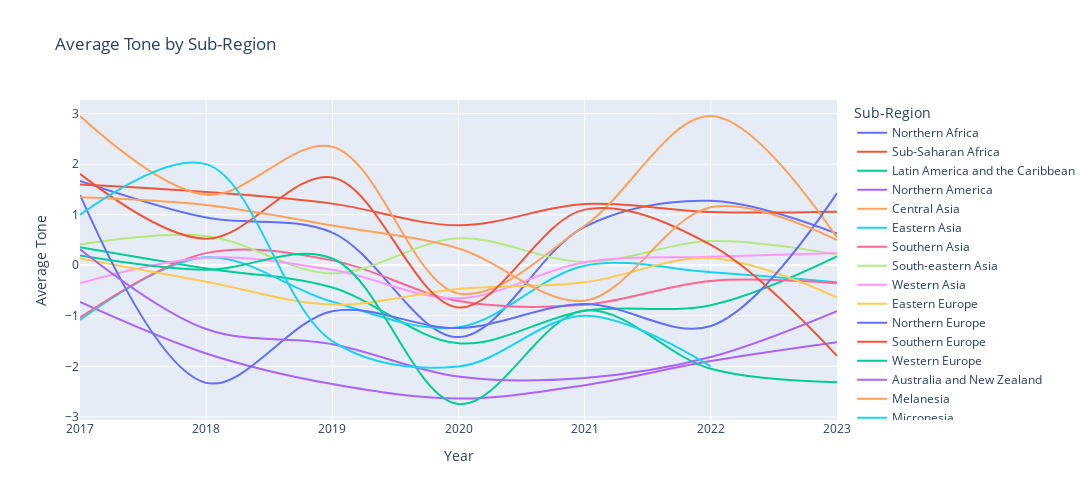

Notebook code cell kept with this figure:
### Code cell
fig = px.line(subregion_df, x="Year", y="Average Tone", color="Sub-Region", line_group="Sub-Region", hover_name="Sub-Region",
        line_shape="spline", render_mode="svg", title='Average Tone by Sub-Region')

fig.update_layout(
    autosize=False,
    width=1200,
    height=500,)
fig.show()

### Figure 1 — Plotly figure (JSON) as saved in the notebook; plotly's stock layout.template omitted (floating-point values rounded to 4 significant figures)
{"data": [{"hovertemplate": "<b>%{hovertext}</b><br><br>Sub-Region=Northern Africa<br>Year=%{x}<br>Average Tone=%{y}<extra></extra>", "hovertext": ["Northern Africa", "Northern Africa", "Northern Africa", "Northern Africa", "Northern Africa", "Northern Africa", "Northern Africa"], "legendgroup": "Northern Africa", "line": {"color": "#636efa", "dash": "solid", "shape": "spline"}, "mode": "lines", "name": "Northern Africa", "orientation": "v", "showlegend": true, "type": "scatter", "x": [2017, 2018, 2019, 2020, 2021, 2022, 2023], "xaxis": "x", "y": [1.669, 0.9429, 0.6459, -1.419, 0.7616, 1.276, 0.6273], "yaxis": "y"}, {"hovertemplate": "<b>%{hovertext}</b><br><br>Sub-Region=Sub-Saharan Africa<br>Year=%{x}<br>Average Tone=%{y}<extra></extra>", "hovertext": ["Sub-Saharan Africa", "Sub-Saharan Africa", "Sub-Saharan Africa", "Sub-Saharan Africa", "Sub-Saharan Africa", "Sub-Saharan Africa", "Sub-Saharan Africa"], "legendgroup": "Sub-Saharan Africa", "line": {"color": "#EF553B", "dash": "solid", "shape": "spline"}, "mode": "lines", "name": "Sub-Saharan Africa", "orientation": "v", "showlegend": true, "type": "scatter", "x": [2017, 2018, 2019, 2020, 2021, 2022, 2023], "xaxis": "x", "y": [1.599, 1.45, 1.219, 0.79, 1.209, 1.053, 1.059], "yaxis": "y"}, {"hovertemplate": "<b>%{hovertext}</b><br><br>Sub-Region=Latin America and the Caribbean<br>Year=%{x}<br>Average Tone=%{y}<extra></extra>", "hovertext": ["Latin America and the Caribbean", "Latin America and the Caribbean", "Latin America and the Caribbean", "Latin America and the Caribbean", "Latin America and the Caribbean", "Latin America and the Caribbean", "Latin America and the Caribbean"], "legendgroup": "Latin America and the Caribbean", "line": {"color": "#00cc96", "dash": "solid", "shape": "spline"}, "mode": "lines", "name": "Latin America and the Caribbean", "orientation": "v", "showlegend": true, "type": "scatter", "x": [2017, 2018, 2019, 2020, 2021, 2022, 2023], "xaxis": "x", "y": [0.3553, -0.06518, -0.4379, -1.543, -0.8967, -0.789, 0.175], "yaxis": "y"}, {"hovertemplate": "<b>%{hovertext}</b><br><br>Sub-Region=Northern America<br>Year=%{x}<br>Average Tone=%{y}<extra></extra>", "hovertext": ["Northern America", "Northern America", "Northern America", "Northern America", "Northern America", "Northern America", "Northern America"], "legendgroup": "Northern America", "line": {"color": "#ab63fa", "dash": "solid", "shape": "spline"}, "mode": "lines", "name": "Northern America", "orientation": "v", "showlegend": true, "type": "scatter", "x": [2017, 2018, 2019, 2020, 2021, 2022, 2023], "xaxis": "x", "y": [-0.7254, -1.743, -2.348, -2.634, -2.37, -1.892, -1.52], "yaxis": "y"}, {"hovertemplate": "<b>%{hovertext}</b><br><br>Sub-Region=Central Asia<br>Year=%{x}<br>Average Tone=%{y}<extra></extra>", "hovertext": ["Central Asia", "Central Asia", "Central Asia", "Central Asia", "Central Asia", "Central Asia", "Central Asia"], "legendgroup": "Central Asia", "line": {"color": "#FFA15A", "dash": "solid", "shape": "spline"}, "mode": "lines", "name": "Central Asia", "orientation": "v", "showlegend": true, "type": "scatter", "x": [2017, 2018, 2019, 2020, 2021, 2022, 2023], "xaxis": "x", "y": [2.949, 1.395, 2.345, -0.5583, 0.7821, 2.951, 0.5476], "yaxis": "y"}, {"hovertemplate": "<b>%{hovertext}</b><br><br>Sub-Region=Eastern Asia<br>Year=%{x}<br>Average Tone=%{y}<extra></extra>", "hovertext": ["Eastern Asia", "Eastern Asia", "Eastern Asia", "Eastern Asia", "Eastern Asia", "Eastern Asia", "Eastern Asia"], "legendgroup": "Eastern Asia", "line": {"color": "#19d3f3", "dash": "solid", "shape": "spline"}, "mode": "lines", "name": "Eastern Asia", "orientation": "v", "showlegend": true, "type": "scatter", "x": [2017, 2018, 2019, 2020, 2021, 2022, 2023], "xaxis": "x", "y": [-1.083, 0.1578, -0.7225, -1.226, -0.007537, -0.1382, -0.3337], "yaxis": "y"}, {"hovertemplate": "<b>%{hovertext}</b><br><br>Sub-Region=Southern Asia<br>Year=%{x}<br>Average Tone=%{y}<extra></extra>", "hovertext": ["Southern Asia", "Southern Asia", "Southern Asia", "Southern Asia", "Southern Asia", "Southern Asia", "Southern Asia"], "legendgroup": "Southern Asia", "line": {"color": "#FF6692", "dash": "solid", "shape": "spline"}, "mode": "lines", "name": "Southern Asia", "orientation": "v", "showlegend": true, "type": "scatter", "x": [2017, 2018, 2019, 2020, 2021, 2022, 2023], "xaxis": "x", "y": [-1.034, 0.2407, 0.0969, -0.708, -0.7802, -0.3082, -0.3567], "yaxis": "y"}, {"hovertemplate": "<b>%{hovertext}</b><br><br>Sub-Region=South-eastern Asia<br>Year=%{x}<br>Average Tone=%{y}<extra></extra>", "hovertext": ["South-eastern Asia", "South-eastern Asia", "South-eastern Asia", "South-eastern Asia", "South-eastern Asia", "South-eastern Asia", "South-eastern Asia"], "legendgroup": "South-eastern Asia", "line": {"color": "#B6E880", "dash": "solid", "shape": "spline"}, "mode": "lines", "name": "South-eastern Asia", "orientation": "v", "showlegend": true, "type": "scatter", "x": [2017, 2018, 2019, 2020, 2021, 2022, 2023], "xaxis": "x", "y": [0.4111, 0.5811, -0.1607, 0.5321, 0.06584, 0.4798, 0.2127], "yaxis": "y"}, {"hovertemplate": "<b>%{hovertext}</b><br><br>Sub-Region=Western Asia<br>Year=%{x}<br>Average Tone=%{y}<extra></extra>", "hovertext": ["Western Asia", "Western Asia", "Western Asia", "Western Asia", "Western Asia", "Western Asia", "Western Asia"], "legendgroup": "Western Asia", "line": {"color": "#FF97FF", "dash": "solid", "shape": "spline"}, "mode": "lines", "name": "Western Asia", "orientation": "v", "showlegend": true, "type": "scatter", "x": [2017, 2018, 2019, 2020, 2021, 2022, 2023], "xaxis": "x", "y": [-0.3538, 0.1493, -0.0905, -0.6528, 0.06088, 0.1683, 0.2428], "yaxis": "y"}, {"hovertemplate": "<b>%{hovertext}</b><br><br>Sub-Region=Eastern Europe<br>Year=%{x}<br>Average Tone=%{y}<extra></extra>", "hovertext": ["Eastern Europe", "Eastern Europe", "Eastern Europe", "Eastern Europe", "Eastern Europe", "Eastern Europe", "Eastern Europe"], "legendgroup": "Eastern Europe", "line": {"color": "#FECB52", "dash": "solid", "shape": "spline"}, "mode": "lines", "name": "Eastern Europe", "orientation": "v", "showlegend": true, "type": "scatter", "x": [2017, 2018, 2019, 2020, 2021, 2022, 2023], "xaxis": "x", "y": [0.1358, -0.3267, -0.7775, -0.4672, -0.3355, 0.1419, -0.6332], "yaxis": "y"}, {"hovertemplate": "<b>%{hovertext}</b><br><br>Sub-Region=Northern Europe<br>Year=%{x}<br>Average Tone=%{y}<extra></extra>", "hovertext": ["Northern Europe", "Northern Europe", "Northern Europe", "Northern Europe", "Northern Europe", "Northern Europe", "Northern Europe"], "legendgroup": "Northern Europe", "line": {"color": "#636efa", "dash": "solid", "shape": "spline"}, "mode": "lines", "name": "Northern Europe", "orientation": "v", "showlegend": true, "type": "scatter", "x": [2017, 2018, 2019, 2020, 2021, 2022, 2023], "xaxis": "x", "y": [1.392, -2.324, -0.9101, -1.24, -0.7635, -1.2, 1.426], "yaxis": "y"}, {"hovertemplate": "<b>%{hovertext}</b><br><br>Sub-Region=Southern Europe<br>Year=%{x}<br>Average Tone=%{y}<extra></extra>", "hovertext": ["Southern Europe", "Southern Europe", "Southern Europe", "Southern Europe", "Southern Europe", "Southern Europe", "Southern Europe"], "legendgroup": "Southern Europe", "line": {"color": "#EF553B", "dash": "solid", "shape": "spline"}, "mode": "lines", "name": "Southern Europe", "orientation": "v", "showlegend": true, "type": "scatter", "x": [2017, 2018, 2019, 2020, 2021, 2022, 2023], "xaxis": "x", "y": [1.807, 0.5244, 1.737, -0.833, 1.1, 0.4023, -1.792], "yaxis": "y"}, {"hovertemplate": "<b>%{hovertext}</b><br><br>Sub-Region=Western Europe<br>Year=%{x}<br>Average Tone=%{y}<extra></extra>", "hovertext": ["Western Europe", "Western Europe", "Western Europe", "Western Europe", "Western Europe", "Western Europe", "Western Europe"], "legendgroup": "Western Europe", "line": {"color": "#00cc96", "dash": "solid", "shape": "spline"}, "mode": "lines", "name": "Western Europe", "orientation": "v", "showlegend": true, "type": "scatter", "x": [2017, 2018, 2019, 2020, 2021, 2022, 2023], "xaxis": "x", "y": [0.1949, -0.08745, 0.1338, -2.742, -0.8925, -2.047, -2.312], "yaxis": "y"}, {"hovertemplate": "<b>%{hovertext}</b><br><br>Sub-Region=Australia and New Zealand<br>Year=%{x}<br>Average Tone=%{y}<extra></extra>", "hovertext": ["Australia and New Zealand", "Australia and New Zealand", "Australia and New Zealand", "Australia and New Zealand", "Australia and New Zealand", "Australia and New Zealand", "Australia and New Zealand"], "legendgroup": "Australia and New Zealand", "line": {"color": "#ab63fa", "dash": "solid", "shape": "spline"}, "mode": "lines", "name": "Australia and New Zealand", "orientation": "v", "showlegend": true, "type": "scatter", "x": [2017, 2018, 2019, 2020, 2021, 2022, 2023], "xaxis": "x", "y": [0.3184, -1.26, -1.561, -2.2, -2.227, -1.814, -0.908], "yaxis": "y"}, {"hovertemplate": "<b>%{hovertext}</b><br><br>Sub-Region=Melanesia<br>Year=%{x}<br>Average Tone=%{y}<extra></extra>", "hovertext": ["Melanesia", "Melanesia", "Melanesia", "Melanesia", "Melanesia", "Melanesia", "Melanesia"], "legendgroup": "Melanesia", "line": {"color": "#FFA15A", "dash": "solid", "shape": "spline"}, "mode": "lines", "name": "Melanesia", "orientation": "v", "showlegend": true, "type": "scatter", "x": [2017, 2018, 2019, 2020, 2021, 2022, 2023], "xaxis": "x", "y": [1.344, 1.193, 0.7865, 0.3333, -0.7, 1.146, 0.5], "yaxis": "y"}, {"hovertemplate": "<b>%{hovertext}</b><br><br>Sub-Region=Micronesia<br>Year=%{x}<br>Average Tone=%{y}<extra></extra>", "hovertext": ["Micronesia", "Micronesia", "Micronesia", "Micronesia", "Micronesia", "Micronesia", "Micronesia"], "legendgroup": "Micronesia", "line": {"color": "#19d3f3", "dash": "solid", "shape": "spline"}, "mode": "lines", "name": "Micronesia", "orientation": "v", "showlegend": true, "type": "scatter", "x": [2017, 2018, 2019, 2020, 2021, 2022, 2023], "xaxis": "x", "y": [1, 2, -1.5, -2, -1, -2, null], "yaxis": "y"}, {"hovertemplate": "<b>%{hovertext}</b><br><br>Sub-Region=Polynesia<br>Year=%{x}<br>Average Tone=%{y}<extra></extra>", "hovertext": ["Polynesia", "Polynesia", "Polynesia", "Polynesia", "Polynesia", "Polynesia", "Polynesia"], "legendgroup": "Polynesia", "line": {"color": "#FF6692", "dash": "solid", "shape": "spline"}, "mode": "lines", "name": "Polynesia", "orientation": "v", "showlegend": true, "type": "scatter", "x": [2017, 2018, 2019, 2020, 2021, 2022, 2023], "xaxis": "x", "y": [null, null, null, null, null, null, null], "yaxis": "y"}], "layout": {"autosize": false, "height": 500, "legend": {"title": {"text": "Sub-Region"}, "tracegroupgap": 0}, "title": {"text": "Average Tone by Sub-Region"}, "width": 1200, "xaxis": {"anchor": "y", "domain": [0, 1], "title": {"text": "Year"}}, "yaxis": {"anchor": "x", "domain": [0, 1], "title": {"text": "Average Tone"}}}}
